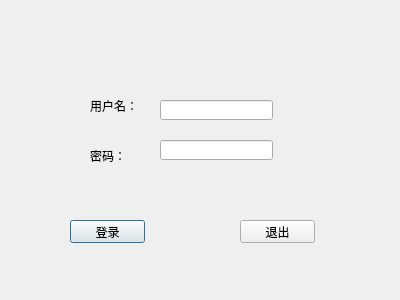
<?xml version="1.0" encoding="UTF-8"?>
<ui version="4.0">
 <class>loginDlg</class>
 <widget class="QDialog" name="loginDlg">
  <property name="geometry">
   <rect>
    <x>0</x>
    <y>0</y>
    <width>400</width>
    <height>300</height>
   </rect>
  </property>
  <property name="windowTitle">
   <string>Dialog</string>
  </property>
  <widget class="QLabel" name="label">
   <property name="geometry">
    <rect>
     <x>90</x>
     <y>100</y>
     <width>54</width>
     <height>12</height>
    </rect>
   </property>
   <property name="text">
    <string>用户名：</string>
   </property>
  </widget>
  <widget class="QLabel" name="label_2">
   <property name="geometry">
    <rect>
     <x>90</x>
     <y>150</y>
     <width>54</width>
     <height>12</height>
    </rect>
   </property>
   <property name="text">
    <string>密码：</string>
   </property>
  </widget>
  <widget class="QLineEdit" name="usrLineEdit">
   <property name="geometry">
    <rect>
     <x>160</x>
     <y>100</y>
     <width>113</width>
     <height>20</height>
    </rect>
   </property>
  </widget>
  <widget class="QLineEdit" name="pwdLineEdit">
   <property name="geometry">
    <rect>
     <x>160</x>
     <y>140</y>
     <width>113</width>
     <height>20</height>
    </rect>
   </property>
  </widget>
  <widget class="QPushButton" name="loginBtn">
   <property name="geometry">
    <rect>
     <x>70</x>
     <y>220</y>
     <width>75</width>
     <height>23</height>
    </rect>
   </property>
   <property name="text">
    <string>登录</string>
   </property>
  </widget>
  <widget class="QPushButton" name="exitBtn">
   <property name="geometry">
    <rect>
     <x>240</x>
     <y>220</y>
     <width>75</width>
     <height>23</height>
    </rect>
   </property>
   <property name="text">
    <string>退出</string>
   </property>
  </widget>
 </widget>
 <resources/>
 <connections>
  <connection>
   <sender>exitBtn</sender>
   <signal>clicked()</signal>
   <receiver>loginDlg</receiver>
   <slot>close()</slot>
   <hints>
    <hint type="sourcelabel">
     <x>277</x>
     <y>231</y>
    </hint>
    <hint type="destinationlabel">
     <x>199</x>
     <y>149</y>
    </hint>
   </hints>
  </connection>
 </connections>
</ui>
